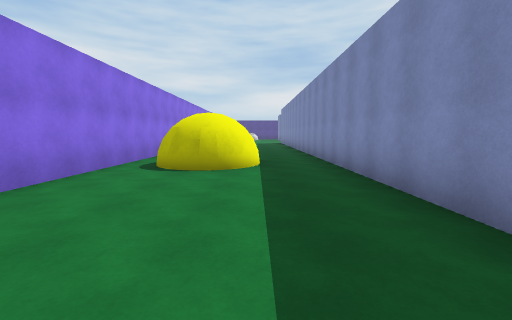
[1] (above)

24 first-person views from a walk through a 3-D level made in the Unity game engine. The camera is 1.5 m above the floor, tilts 6° down and sees 90° across. The floor is counted in squares, 2 m on a side. Each view is taken from the middle of a square. On the plan, view 1 faces up. The plan holds only what a view shows up to about 9 squares ahead; the rest is blank. The place goes on beyond the plan. Surface patterns are stand-ins for the level's own textures.

[2]
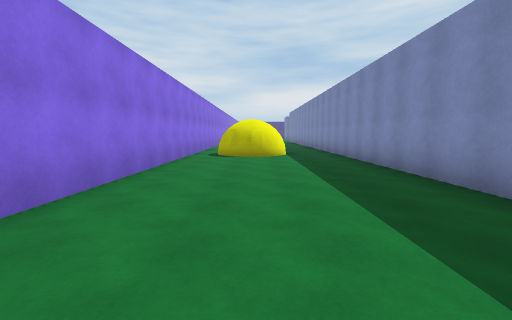

[3]
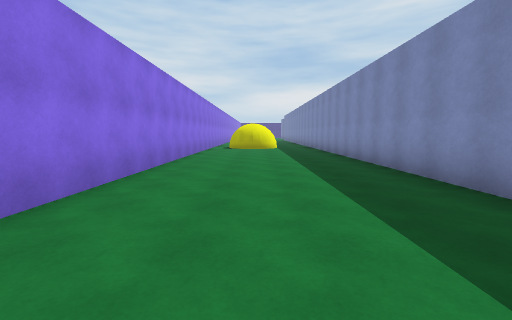

[4]
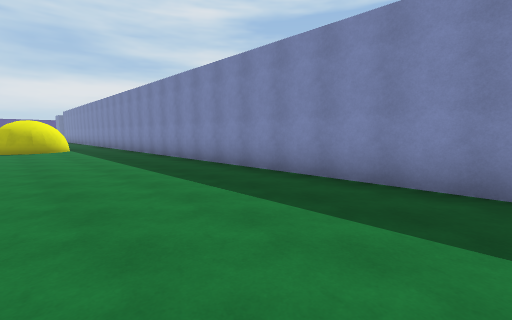

[5]
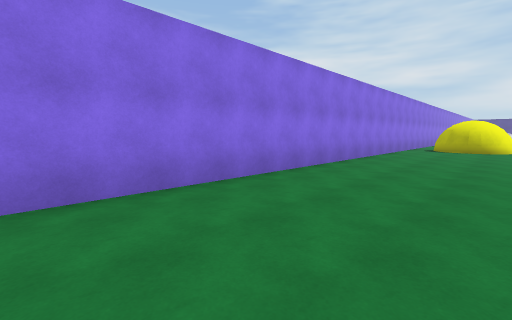

[6]
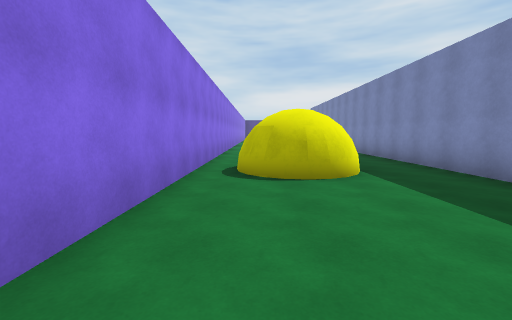

[7]
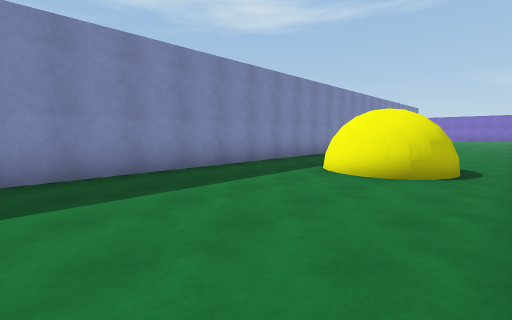

[8]
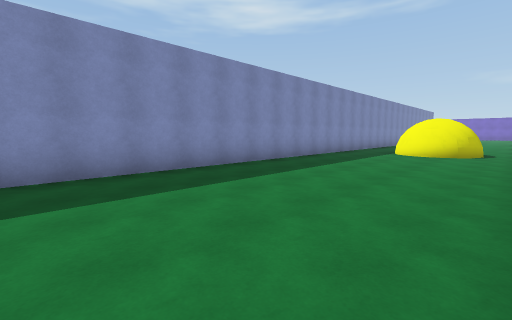

[9]
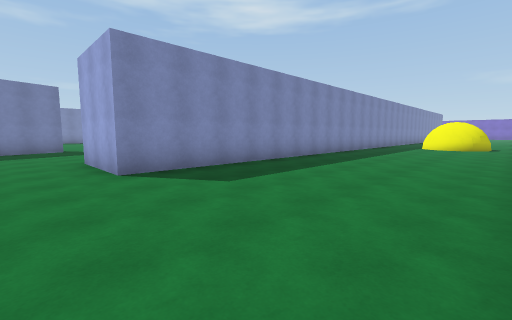

[10]
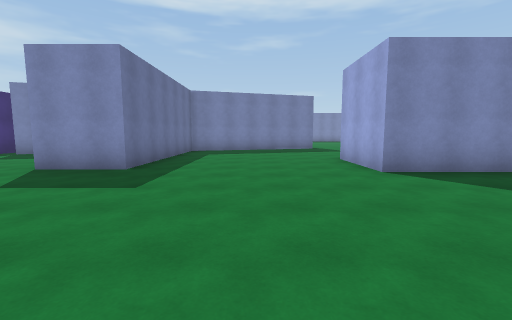

[11]
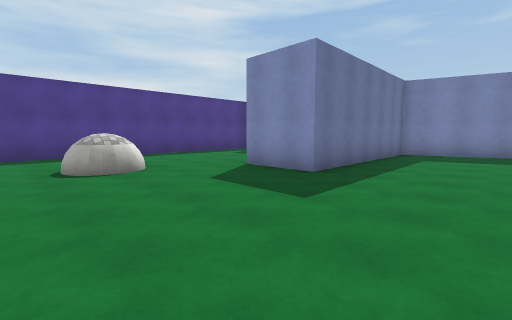

[12]
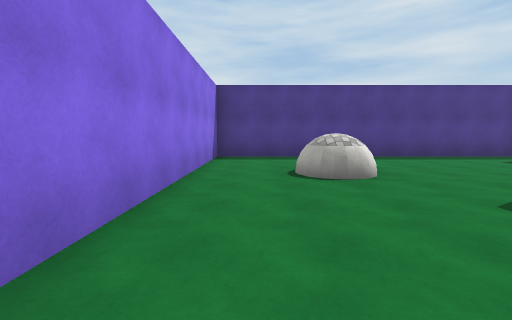

[13]
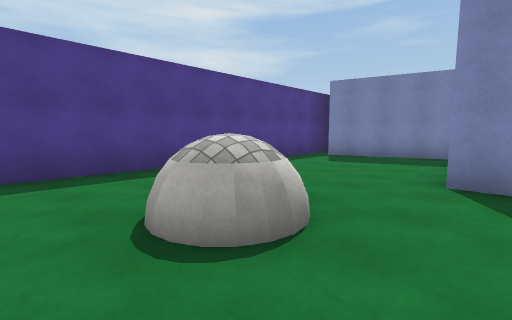

[14]
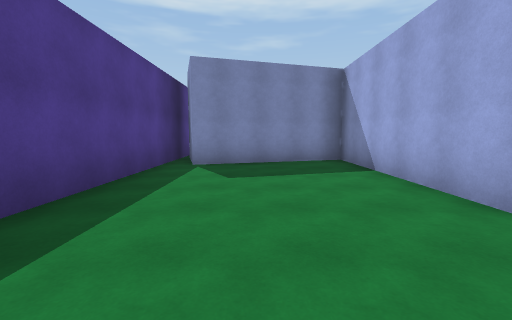

[15]
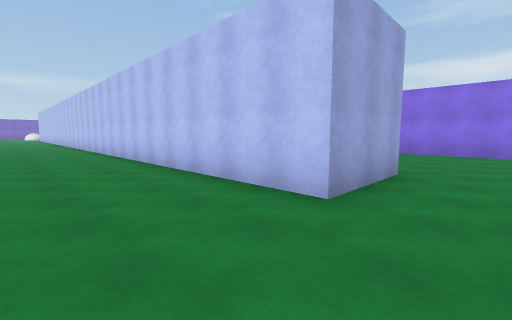

[16]
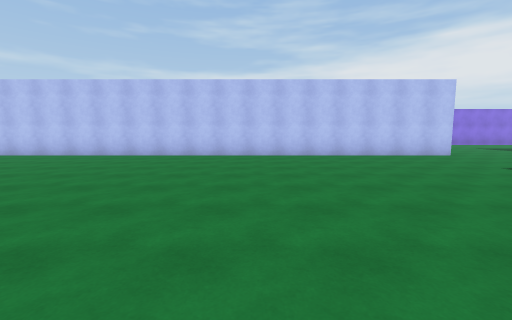

[17]
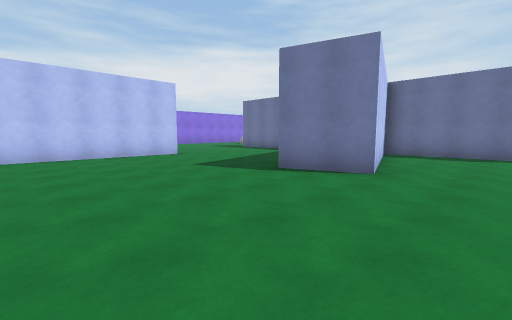

[18]
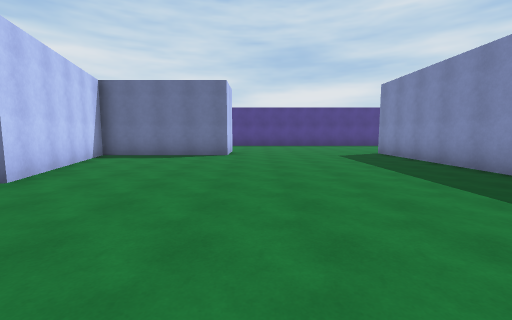

[19]
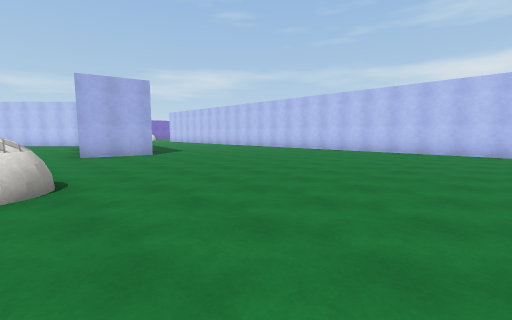

[20]
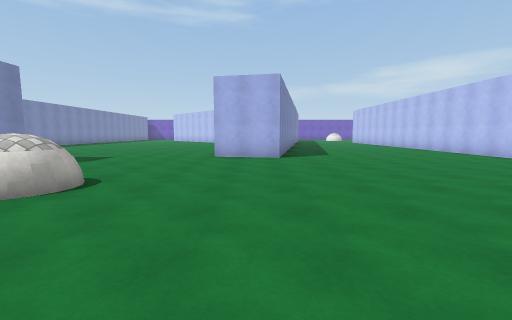

[21]
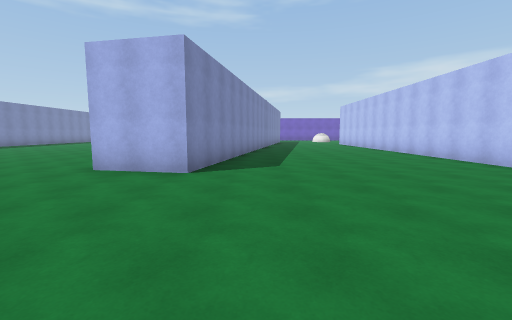

[22]
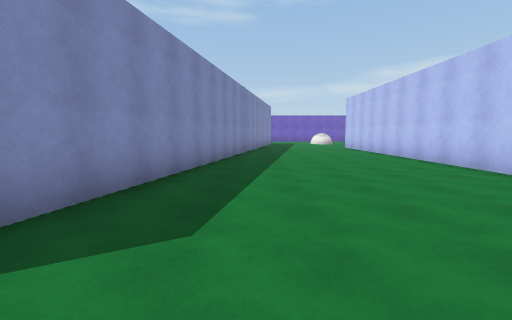

[23]
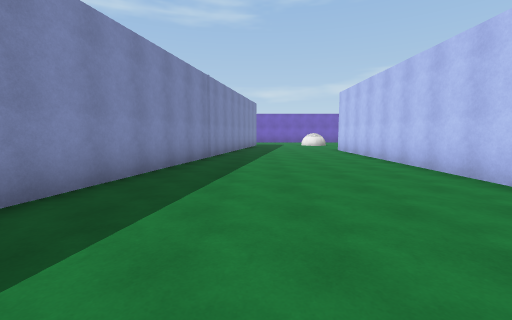

[24]
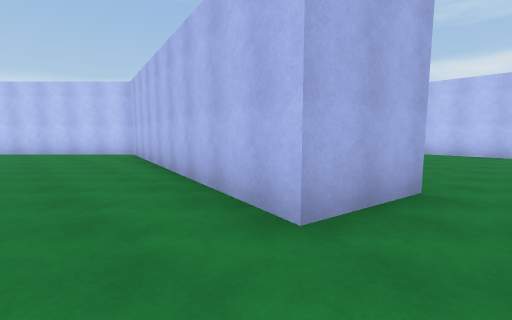

### Floor plan
Points are (right, up) in squares from view 1. A wall is a line through its corners. A room is listed if a view was taken in it or the views show most of it. See-through windows are left out.
Room 1 (views 1, 2, 3, 4, 5, 6)
walls: (-1, 5.1) (-1.4, 5.2); (-1.8, 5.3) (-2.2, 5.7) (-2.4, 6.6) (-2.1, 7.1); (-0.7, 5.4) (-1.2, 5.3) (-1.6, 5.4); (-0.4, 5.4) (-0.8, 5.2) (-1.3, 5.2) (-1.8, 5.4); (-2.1, 5.6) (-2.4, 6.2) (-2.3, 6.7); (1.9, -7.1) (1.9, 7.6); (0, 5.8) (-0.5, 5.3); (-0.2, 6.1) (-0.4, 5.7); (0.1, 6.5) (0, 5.9) (-0.1, 5.7); (-2.2, 6.6) (-1.9, 7.1); (-3.2, 7.5) (-3.2, -7.1)
ways out: opening at (-3, 6.5) to room 2; opening at (1, 6.5) to room 2
Room 2 (views 7, 8, 9, 10, 11, 12, 13, 14, 15, 16, 17, 18, 19, 20, 21, 22, 23, 24)
walls: (9.1, 20.2) (7.8, 24.7) (2.3, 24.7) (2.3, 26.6) (7.2, 26.6) (6.1, 30.5) (7.9, 31.1); (1.9, 7.6) (1.9, 19.6) (4.4, 19.6) (4.4, -7); (14.1, 24.7) (9.8, 24.7) (11.3, 19.8) (9.4, 19.2); (19.6, 20.5) (19.6, 25); (-0.7, 7.5) (-0.4, 7.3); (18.2, 4) (18.2, 4.8); (-1.8, 7.4) (-0.9, 7.6); (-1.9, 7.1) (-1.4, 7.4) (-0.8, 7.3); (-3.2, 10) (-3.2, 7.5); (-2, 7.2) (-1.4, 7.6); (-2.1, 7.1) (-1.6, 7.6) (-0.5, 7.4); (-3.2, 21) (-3.2, 18.4); (8.8, 31.2) (-3.2, 31.2) (-3.2, 24.1); (9.2, -7.2) (11.3, 3.2) (13.3, 2.8) (11.7, -5.4) (13.9, -7.6)
low walls: (-0.4, 7.3) (-0.1, 7)
ways out: opening at (-3, 6.5) to room 1; opening at (1, 6.5) to room 1

Positions as (right, up) in squares from view 1, and headings:
1: (0, 0), facing up
2: (-1, -3), facing up
3: (-1, -7), facing up
4: (-2, -7), facing up-right
5: (0, -7), facing up-left
6: (-2, 1), facing up
7: (-3, 12), facing down-right
8: (-3, 17), facing down-right
9: (-3, 21), facing down-right
10: (-3, 22), facing right
11: (-2, 22), facing up-right
12: (-2, 23), facing up
13: (-2, 26), facing up-right
14: (0, 29), facing right
15: (7, 21), facing down-left
16: (13, 13), facing left
17: (13, 15), facing up-left
18: (15, 16), facing up
19: (15, 12), facing down-left
20: (12, 11), facing down
21: (10, 8), facing down
22: (9, 4), facing down
23: (8, 2), facing down
24: (15, 4), facing down-left
